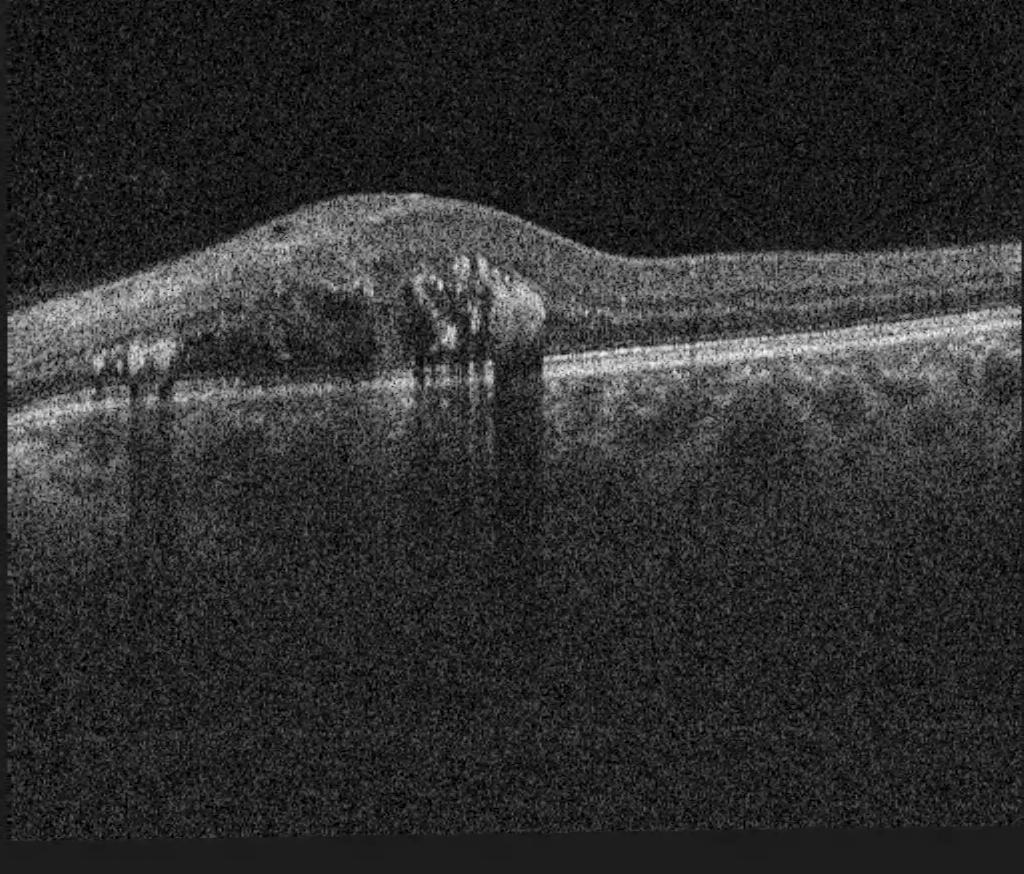
%> input picture images/original.jpg, 1024 x 874 px
$ octave --eval "result = test('images/original.jpg');"   (GNU Octave 9; MATLAB toolbox functions it lacks are replaced by stand-ins)
%> lines starting %> are read from the running program, lines starting %| are printed output that depends on the picture
function [L_hat] = test(name)
%> called with name = 'images/original.jpg'

pkg load image

I_crop1 = imread(name);
%> I_crop1 is the input picture: size 874x1024x3 uint8; min 0, max 255, mean 46.5
    %I_crop1=imresize(I_crop3,0.5);
    n = 2;
Ig1=(double(I_crop1)/255).^4;
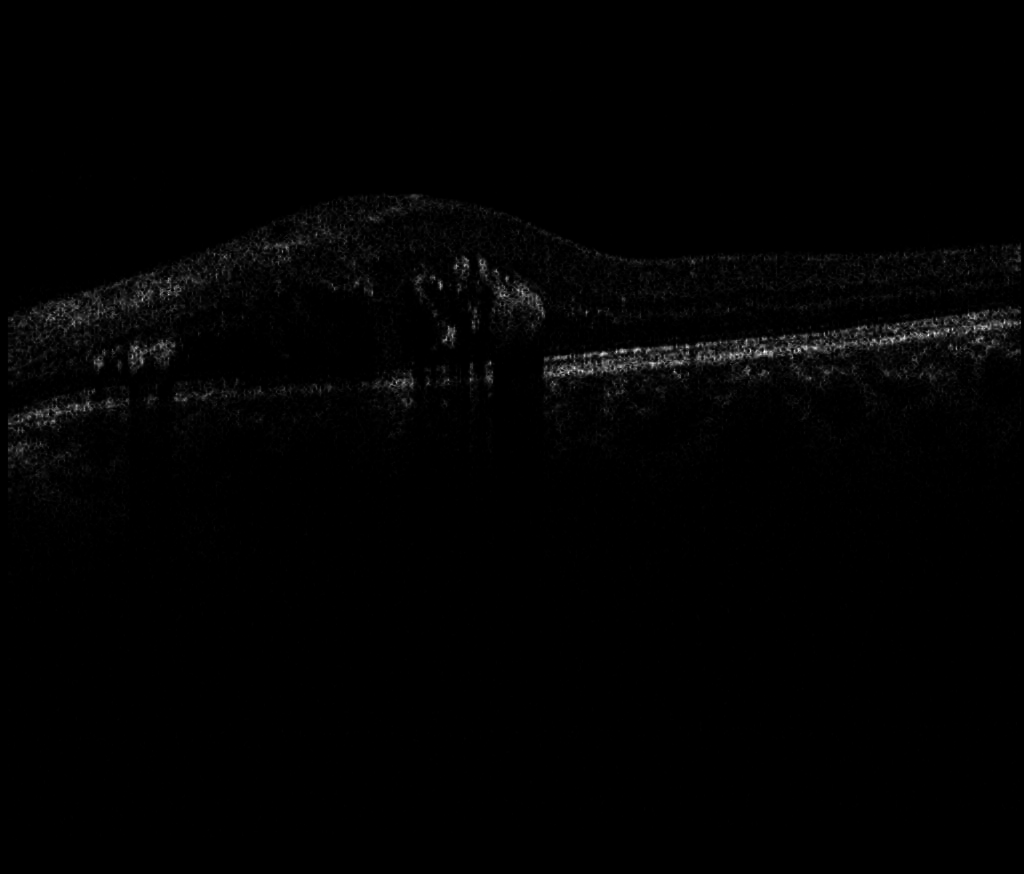
%> Ig1: size 874x1024x3 double; min 0, max 1, mean 0.00971
L=(Ig1.^n)./ (flipud(cumtrapz(flipud(Ig1.^n))));
%> L: size 874x1024x3 double; 0.11% of the values are NaN or infinite; the others: min 0, max 1.9, mean 0.0202
L_hat = uint8(255*(L).^(1/4));
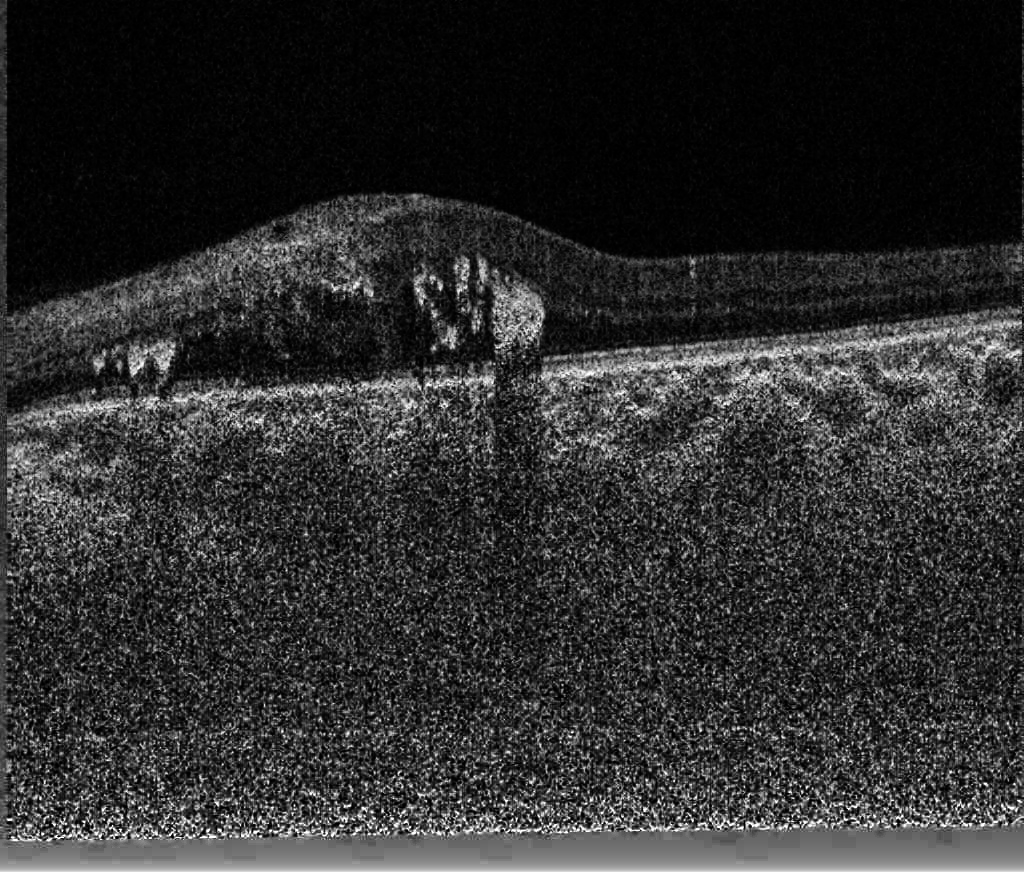
%> L_hat: size 874x1024x3 uint8; min 0, max 255, mean 46.5; mean of the top-left, top-right, bottom-left and bottom-right quarters 30.6, 30, 62.6, 62.8
